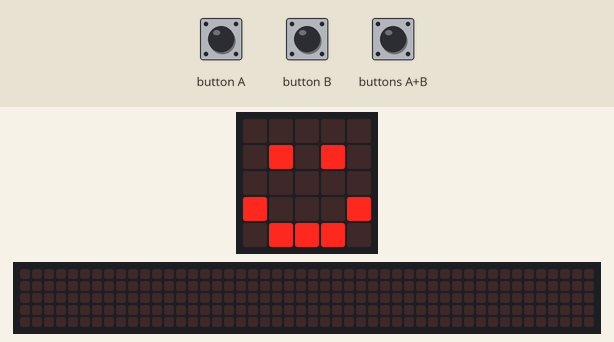
The program below on a simulated BBC micro:bit (MakeCode). On the bench: the board's 5×5 LED display, a strip that is not on the board, showing the scrolling text unrolled. The inputs (shaded band) are chosen by the test bench. Random numbers come from a fixed seed; the 48×5 strip is a reading aid, not a part: it shows the text the display is scrolling, unrolled, one strip-width of it at a time.

Above: at 1.1 s.
2.9 s: button B pressed for 0.15 s
At 3.12 s:
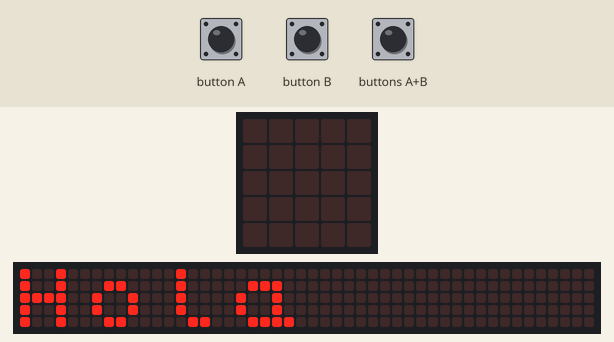
3.6 s: button A pressed for 0.15 s
At 4.17 s:
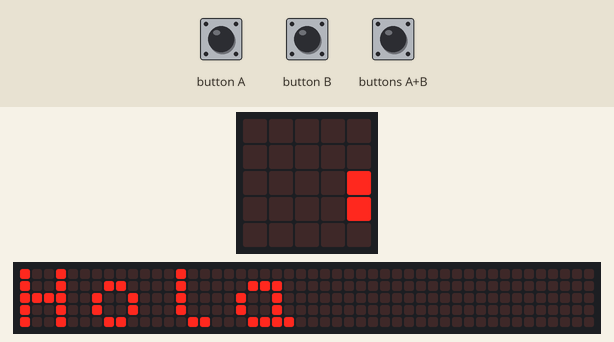
4.3 s: buttons A+B pressed for 0.15 s
At 4.77 s:
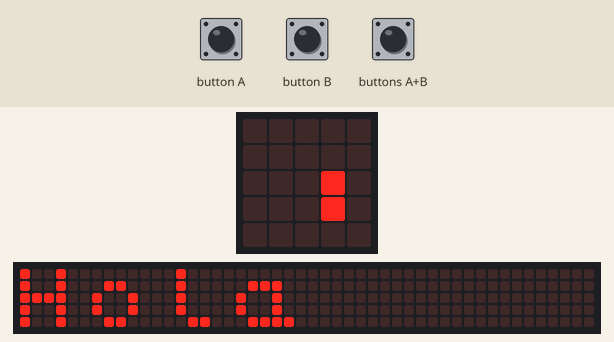

Measured:
- after the input at 2.9 s, the display: changes after 0.15 s (image 1)
- what the display in image 0 shows lasts 0.6 s, from 1.0 s to 1.6 s

The program:

main.ts
```typescript
input.onButtonPressed(Button.A, function () {
    basic.clearScreen()
    basic.showNumber(randint(0, 10))
    basic.pause(1000)
    basic.clearScreen()
})
input.onButtonPressed(Button.AB, function () {
    basic.clearScreen()
    for (let index = 0; index < 10; index++) {
        basic.showIcon(IconNames.Heart)
        basic.showIcon(IconNames.SmallHeart)
    }
    basic.clearScreen()
})
input.onButtonPressed(Button.B, function () {
    basic.clearScreen()
    for (let index = 0; index < 10; index++) {
        basic.showString("Hola")
    }
    basic.clearScreen()
})
basic.pause(1000)
basic.showIcon(IconNames.Happy)
basic.clearScreen()
```

test.ts
```typescript
// aquí va el archivo "tests"; esto no se compilará cuando este paquete se utilice como una extensión.
```
